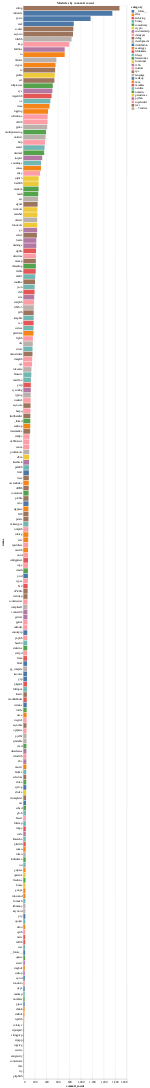

The notebook cell saved with this chart:
### Markdown cell above
## Modules sorted by commit count
What's the cost* of a module so far?

### Code cell
import altair as alt

alt.Chart(df).mark_bar().encode(
    alt.Y("name:N", sort="-x"),
    alt.X("commit_count:Q"),
    alt.Color("category"),
    tooltip=["name", "commit_count"]
).properties(
    title="Modules by commit count"
)

### Figure 1 — Vega-Lite specification as saved in the notebook (floating-point values rounded to 4 significant figures; data arrays with more than 128 entries replaced by an {"elided": "..."} marker saying what was removed)
{"config": {"view": {"continuousWidth": 400, "continuousHeight": 300}}, "data": {"name": "data-38b4d5cfe6715fe583d6bb773a707b2e"}, "mark": "bar", "encoding": {"color": {"type": "nominal", "field": "category"}, "tooltip": [{"type": "nominal", "field": "name"}, {"type": "quantitative", "field": "commit_count"}], "x": {"type": "quantitative", "field": "commit_count"}, "y": {"type": "nominal", "field": "name", "sort": "-x"}}, "title": "Modules by commit count", "$schema": "https://vega.github.io/schema/vega-lite/v4.8.1.json", "datasets": {"data-38b4d5cfe6715fe583d6bb773a707b2e": {"elided": "208 records"}}}
